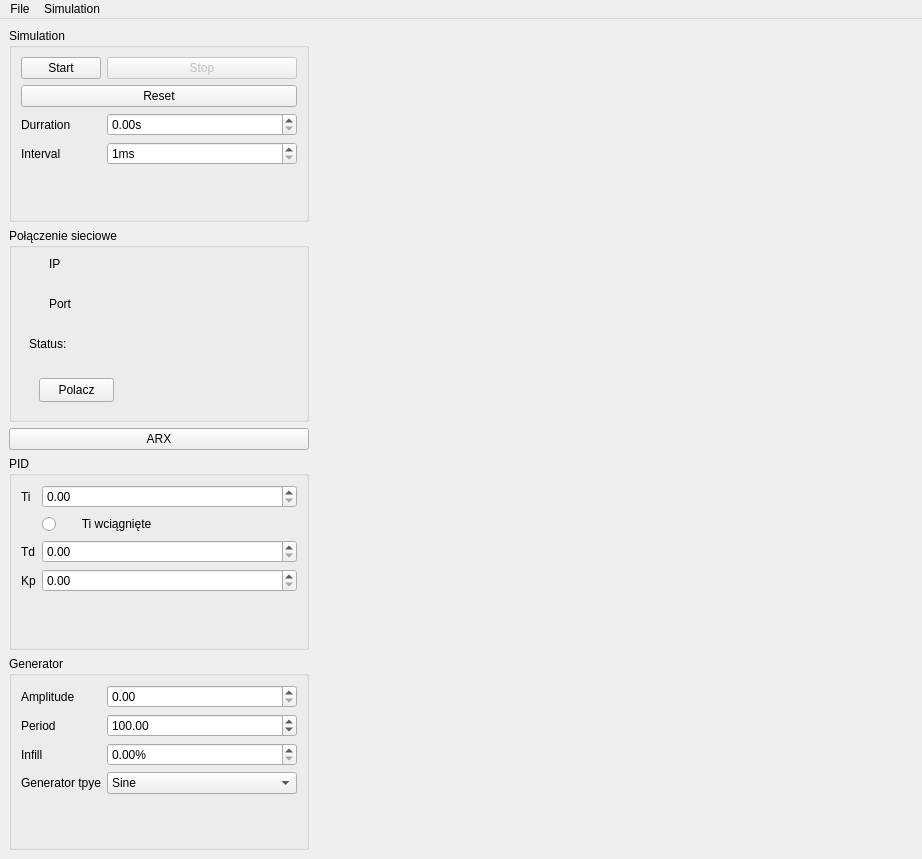
<?xml version="1.0" encoding="UTF-8"?>
<ui version="4.0">
 <class>MainWindow</class>
 <widget class="QMainWindow" name="MainWindow">
  <property name="geometry">
   <rect>
    <x>0</x>
    <y>0</y>
    <width>922</width>
    <height>859</height>
   </rect>
  </property>
  <property name="windowTitle">
   <string>MainWindow</string>
  </property>
  <widget class="QWidget" name="centralwidget">
   <layout class="QHBoxLayout" name="horizontalLayout">
    <item>
     <layout class="QVBoxLayout" name="verticalLayout">
      <item>
       <widget class="QGroupBox" name="groupBox_4">
        <property name="sizePolicy">
         <sizepolicy hsizetype="Preferred" vsizetype="Expanding">
          <horstretch>0</horstretch>
          <verstretch>0</verstretch>
         </sizepolicy>
        </property>
        <property name="maximumSize">
         <size>
          <width>500</width>
          <height>16777215</height>
         </size>
        </property>
        <property name="title">
         <string>Simulation</string>
        </property>
        <layout class="QFormLayout" name="formLayout_5">
         <property name="sizeConstraint">
          <enum>QLayout::SizeConstraint::SetDefaultConstraint</enum>
         </property>
         <item row="0" column="0">
          <widget class="QPushButton" name="simulation_start_button">
           <property name="text">
            <string>Start</string>
           </property>
           <property name="icon">
            <iconset theme="QIcon::ThemeIcon::MediaPlaybackStart"/>
           </property>
          </widget>
         </item>
         <item row="0" column="1">
          <widget class="QPushButton" name="simulation_stop_button">
           <property name="enabled">
            <bool>false</bool>
           </property>
           <property name="text">
            <string>Stop</string>
           </property>
           <property name="icon">
            <iconset theme="QIcon::ThemeIcon::MediaPlaybackPause"/>
           </property>
          </widget>
         </item>
         <item row="1" column="0" colspan="2">
          <widget class="QPushButton" name="simulation_reset_button">
           <property name="text">
            <string>Reset</string>
           </property>
           <property name="icon">
            <iconset theme="QIcon::ThemeIcon::SystemReboot"/>
           </property>
          </widget>
         </item>
         <item row="2" column="0">
          <widget class="QLabel" name="label_10">
           <property name="text">
            <string>Durration</string>
           </property>
          </widget>
         </item>
         <item row="2" column="1">
          <widget class="QDoubleSpinBox" name="simulation_duration_input">
           <property name="suffix">
            <string>s</string>
           </property>
          </widget>
         </item>
         <item row="3" column="0">
          <widget class="QLabel" name="label_14">
           <property name="text">
            <string>Interval</string>
           </property>
          </widget>
         </item>
         <item row="3" column="1">
          <widget class="QSpinBox" name="simulation_interval_input">
           <property name="suffix">
            <string>ms</string>
           </property>
           <property name="minimum">
            <number>1</number>
           </property>
           <property name="maximum">
            <number>99999999</number>
           </property>
           <property name="singleStep">
            <number>10</number>
           </property>
          </widget>
         </item>
        </layout>
       </widget>
      </item>
      <item>
       <widget class="QGroupBox" name="groupBox">
        <property name="sizePolicy">
         <sizepolicy hsizetype="Minimum" vsizetype="Expanding">
          <horstretch>0</horstretch>
          <verstretch>0</verstretch>
         </sizepolicy>
        </property>
        <property name="minimumSize">
         <size>
          <width>300</width>
          <height>0</height>
         </size>
        </property>
        <property name="maximumSize">
         <size>
          <width>500</width>
          <height>16777215</height>
         </size>
        </property>
        <property name="title">
         <string>Połączenie sieciowe</string>
        </property>
        <widget class="QLabel" name="ip">
         <property name="geometry">
          <rect>
           <x>40</x>
           <y>20</y>
           <width>121</width>
           <height>31</height>
          </rect>
         </property>
         <property name="text">
          <string>IP</string>
         </property>
        </widget>
        <widget class="QLabel" name="port">
         <property name="geometry">
          <rect>
           <x>40</x>
           <y>60</y>
           <width>121</width>
           <height>31</height>
          </rect>
         </property>
         <property name="text">
          <string>Port</string>
         </property>
        </widget>
        <widget class="QLabel" name="Status">
         <property name="geometry">
          <rect>
           <x>20</x>
           <y>100</y>
           <width>300</width>
           <height>31</height>
          </rect>
         </property>
         <property name="minimumSize">
          <size>
           <width>300</width>
           <height>0</height>
          </size>
         </property>
         <property name="text">
          <string>Status:</string>
         </property>
        </widget>
        <widget class="QPushButton" name="btnPolacz">
         <property name="geometry">
          <rect>
           <x>30</x>
           <y>150</y>
           <width>75</width>
           <height>24</height>
          </rect>
         </property>
         <property name="text">
          <string>Polacz</string>
         </property>
        </widget>
       </widget>
      </item>
      <item>
       <widget class="QPushButton" name="ArxButton">
        <property name="text">
         <string>ARX</string>
        </property>
       </widget>
      </item>
      <item>
       <layout class="QHBoxLayout" name="horizontalLayout_2"/>
      </item>
      <item>
       <widget class="QGroupBox" name="groupBox_2">
        <property name="sizePolicy">
         <sizepolicy hsizetype="Minimum" vsizetype="Expanding">
          <horstretch>0</horstretch>
          <verstretch>0</verstretch>
         </sizepolicy>
        </property>
        <property name="maximumSize">
         <size>
          <width>500</width>
          <height>16777215</height>
         </size>
        </property>
        <property name="title">
         <string>PID</string>
        </property>
        <layout class="QFormLayout" name="formLayout_3">
         <item row="0" column="0">
          <widget class="QLabel" name="label_2">
           <property name="text">
            <string>Ti</string>
           </property>
          </widget>
         </item>
         <item row="0" column="1">
          <widget class="QDoubleSpinBox" name="pid_ti_input"/>
         </item>
         <item row="1" column="1">
          <widget class="QRadioButton" name="radioButton">
           <property name="text">
            <string>      Ti wciągnięte</string>
           </property>
          </widget>
         </item>
         <item row="2" column="0">
          <widget class="QLabel" name="label_8">
           <property name="text">
            <string>Td</string>
           </property>
          </widget>
         </item>
         <item row="2" column="1">
          <widget class="QDoubleSpinBox" name="pid_td_input"/>
         </item>
         <item row="4" column="0">
          <widget class="QLabel" name="label_9">
           <property name="text">
            <string>Kp</string>
           </property>
          </widget>
         </item>
         <item row="4" column="1">
          <widget class="QDoubleSpinBox" name="pid_kp_input"/>
         </item>
        </layout>
       </widget>
      </item>
      <item>
       <widget class="QGroupBox" name="groupBox_3">
        <property name="sizePolicy">
         <sizepolicy hsizetype="Minimum" vsizetype="Expanding">
          <horstretch>0</horstretch>
          <verstretch>0</verstretch>
         </sizepolicy>
        </property>
        <property name="maximumSize">
         <size>
          <width>500</width>
          <height>16777215</height>
         </size>
        </property>
        <property name="title">
         <string>Generator</string>
        </property>
        <layout class="QFormLayout" name="formLayout_4">
         <item row="0" column="0">
          <widget class="QLabel" name="label_3">
           <property name="text">
            <string>Amplitude</string>
           </property>
          </widget>
         </item>
         <item row="0" column="1">
          <widget class="QDoubleSpinBox" name="generator_amplitude_input">
           <property name="minimum">
            <double>0.000000000000000</double>
           </property>
          </widget>
         </item>
         <item row="1" column="0">
          <widget class="QLabel" name="label_11">
           <property name="text">
            <string>Period</string>
           </property>
          </widget>
         </item>
         <item row="1" column="1">
          <widget class="QDoubleSpinBox" name="generator_frequency_input">
           <property name="minimum">
            <double>0.010000000000000</double>
           </property>
           <property name="maximum">
            <double>9999.000000000000000</double>
           </property>
           <property name="value">
            <double>100.000000000000000</double>
           </property>
          </widget>
         </item>
         <item row="2" column="0">
          <widget class="QLabel" name="label_13">
           <property name="text">
            <string>Infill</string>
           </property>
          </widget>
         </item>
         <item row="2" column="1">
          <widget class="QDoubleSpinBox" name="generator_infill_input">
           <property name="prefix">
            <string/>
           </property>
           <property name="suffix">
            <string>%</string>
           </property>
           <property name="maximum">
            <double>100.000000000000000</double>
           </property>
          </widget>
         </item>
         <item row="3" column="0">
          <widget class="QLabel" name="label_12">
           <property name="text">
            <string>Generator tpye</string>
           </property>
          </widget>
         </item>
         <item row="3" column="1">
          <widget class="QComboBox" name="generator_generatortype_input">
           <item>
            <property name="text">
             <string>Sine</string>
            </property>
           </item>
           <item>
            <property name="text">
             <string>Square</string>
            </property>
           </item>
           <item>
            <property name="text">
             <string>Triangle</string>
            </property>
           </item>
           <item>
            <property name="text">
             <string>Sawtooth</string>
            </property>
           </item>
           <item>
            <property name="text">
             <string>Single Jump</string>
            </property>
           </item>
          </widget>
         </item>
        </layout>
        <zorder>generator_infill_input</zorder>
        <zorder>label_3</zorder>
        <zorder>generator_amplitude_input</zorder>
        <zorder>label_11</zorder>
        <zorder>generator_frequency_input</zorder>
        <zorder>label_12</zorder>
        <zorder>generator_generatortype_input</zorder>
        <zorder>label_13</zorder>
       </widget>
      </item>
     </layout>
    </item>
    <item>
     <layout class="QVBoxLayout" name="verticalLayout_2">
      <item>
       <widget class="ChartWidget" name="widget_2" native="true">
        <property name="sizePolicy">
         <sizepolicy hsizetype="Expanding" vsizetype="Expanding">
          <horstretch>3</horstretch>
          <verstretch>0</verstretch>
         </sizepolicy>
        </property>
       </widget>
      </item>
      <item>
       <widget class="Line" name="line">
        <property name="orientation">
         <enum>Qt::Orientation::Vertical</enum>
        </property>
       </widget>
      </item>
      <item>
       <widget class="ChartWidget" name="widget" native="true">
        <property name="sizePolicy">
         <sizepolicy hsizetype="Expanding" vsizetype="Expanding">
          <horstretch>3</horstretch>
          <verstretch>0</verstretch>
         </sizepolicy>
        </property>
       </widget>
      </item>
      <item>
       <widget class="Line" name="line_3">
        <property name="orientation">
         <enum>Qt::Orientation::Vertical</enum>
        </property>
       </widget>
      </item>
      <item>
       <widget class="ChartWidget" name="widget_3" native="true">
        <property name="sizePolicy">
         <sizepolicy hsizetype="Expanding" vsizetype="Expanding">
          <horstretch>3</horstretch>
          <verstretch>0</verstretch>
         </sizepolicy>
        </property>
       </widget>
      </item>
     </layout>
    </item>
   </layout>
  </widget>
  <widget class="QMenuBar" name="menuBar">
   <property name="geometry">
    <rect>
     <x>0</x>
     <y>0</y>
     <width>922</width>
     <height>22</height>
    </rect>
   </property>
   <widget class="QMenu" name="menuFile">
    <property name="title">
     <string>File</string>
    </property>
    <addaction name="action_save_as"/>
    <addaction name="action_open"/>
   </widget>
   <widget class="QMenu" name="menuSimulation">
    <property name="title">
     <string>Simulation</string>
    </property>
    <addaction name="action_export"/>
    <addaction name="action_simulation_open"/>
   </widget>
   <addaction name="menuFile"/>
   <addaction name="menuSimulation"/>
  </widget>
  <action name="actionOpen">
   <property name="text">
    <string>Open</string>
   </property>
  </action>
  <action name="actionSave">
   <property name="checkable">
    <bool>false</bool>
   </property>
   <property name="text">
    <string>Save</string>
   </property>
  </action>
  <action name="actionOpen_2">
   <property name="text">
    <string>Open</string>
   </property>
  </action>
  <action name="action_save_as">
   <property name="text">
    <string>Save As...</string>
   </property>
  </action>
  <action name="action_open">
   <property name="text">
    <string>Open...</string>
   </property>
  </action>
  <action name="action_export">
   <property name="text">
    <string>Export...</string>
   </property>
  </action>
  <action name="action_simulation_open">
   <property name="text">
    <string>Open...</string>
   </property>
  </action>
 </widget>
 <customwidgets>
  <customwidget>
   <class>ChartWidget</class>
   <extends>QWidget</extends>
   <header>chartwidget.h</header>
   <container>1</container>
  </customwidget>
 </customwidgets>
 <resources/>
 <connections/>
</ui>
